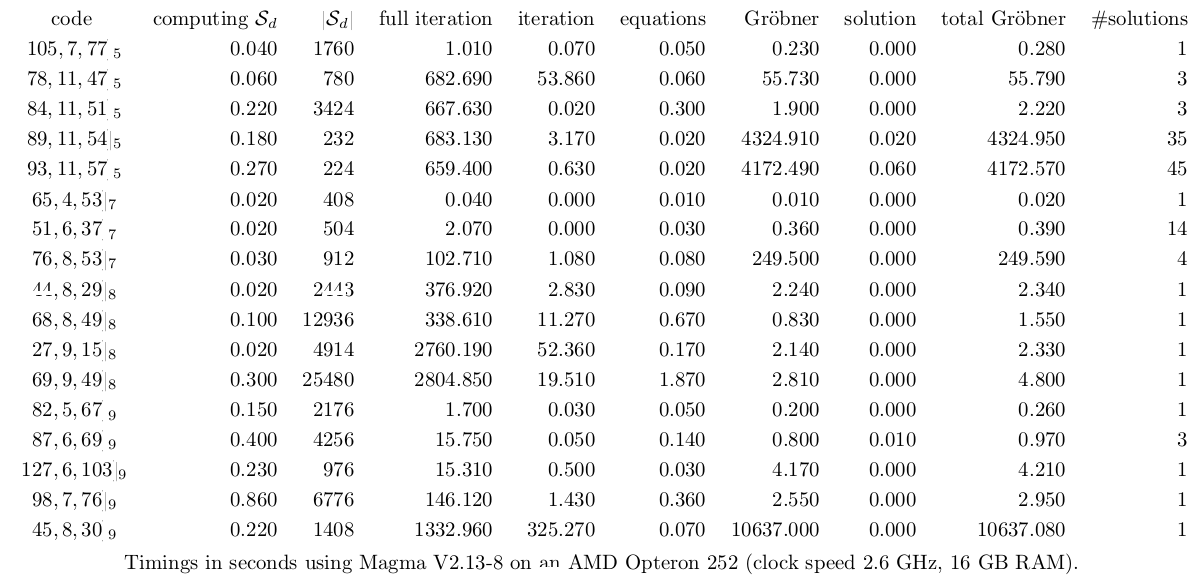
#> input picture removeLines/image/0704.2596v1.2.png, 1204 x 577 px, found by its file name
$ python removeLines.py image/0704.2596v1.2.png
#> lines starting #> are read from the running program, lines starting #| are printed output that depends on the picture
import numpy as np
import sys
import cv2 as cv
import os

def show_wait(winname, img):
    cv.imshow(winname, img)
    cv.moveWindow(winname, 500, 0)
    cv.waitKey(0)
    cv.destroyWindow(winname)

def remove_table_lines(imgPath, remove_horizontal=True, remove_vertical=True):

#> called with remove_horizontal = True, remove_vertical = True
    if not os.path.exists(imgPath):
        print("imageg not exists!")
        return -1

    # Load the image
    src = cv.imread(imgPath, cv.IMREAD_COLOR)
#> src is the input picture: shape (577, 1204, 3); min 0, max 255, mean 243
    if src is None:
        print ('Error opening image: ' + argv[0])
        return -1

    # gray and bin
    if len(src.shape) != 2:
        gray = cv.cvtColor(src, cv.COLOR_BGR2GRAY)
    else:
        gray = src
    show_wait("gray", gray)
    gray_bw = cv.bitwise_not(gray)
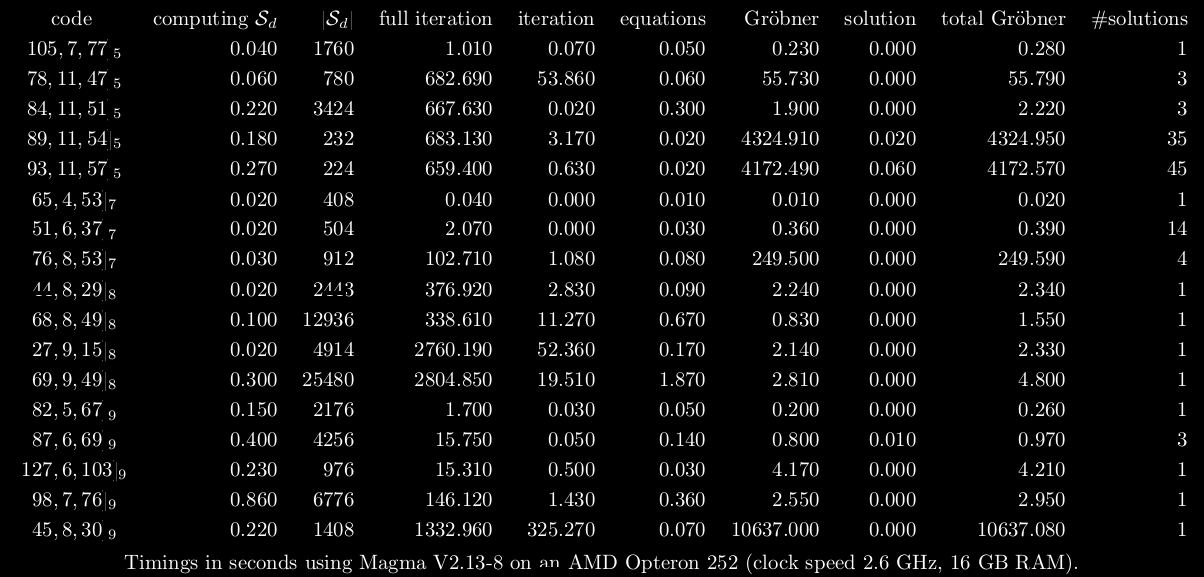
#> gray_bw: shape (577, 1204); min 0, max 255, mean 12
    bw = cv.adaptiveThreshold(gray_bw, 255, cv.ADAPTIVE_THRESH_MEAN_C, \
                                cv.THRESH_BINARY, 15, -2)
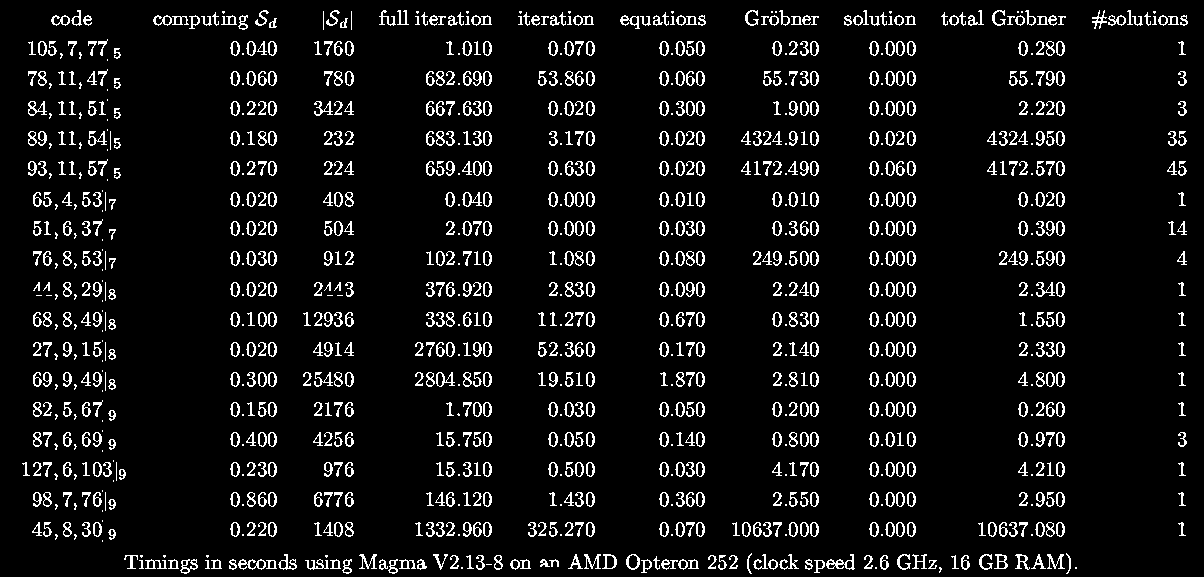
#> bw: shape (577, 1204); 7.3% white in thin lines or dots
    show_wait("binary", bw)

    # initialize
    horizontal = np.copy(bw)
    vertical = np.copy(bw)

    if  remove_horizontal:
        # 1.get bitwise
        cols = horizontal.shape[1]
#> cols = 1204
        horizontal_size = 20  # this parameter is about the metric of font, just try to change it when final effect is not good
        horizontalStructure = cv.getStructuringElement(cv.MORPH_RECT, (horizontal_size, 1))
        horizontal = cv.erode(horizontal, horizontalStructure)
#> horizontal: shape (577, 1204); every value is 0
        horizontal = cv.dilate(horizontal, horizontalStructure)
        horizontal = cv.bitwise_not(horizontal)
#> horizontal: shape (577, 1204); every value is 255
        show_wait("horizontal_bitwise", horizontal)
        # 2.extract edges
        horizontal_edges = cv.adaptiveThreshold(horizontal, 255, cv.ADAPTIVE_THRESH_MEAN_C, \
                                cv.THRESH_BINARY, 3, -2)
        kernel = np.ones((2, 2), np.uint8)
        horizontal_edges = cv.dilate(horizontal_edges, kernel)
        show_wait("dilate_edges", horizontal_edges)
        (rows, cols) = np.where(horizontal_edges > 200)
#> rows = empty array; cols = empty array
        gray[rows, cols] = 255
        # Show image without horizontal_edges
        show_wait("removed horizontal_edges", gray)

    if  remove_vertical:
        # 1.get bitwise
        rows = vertical.shape[0]
#> rows = 577
        vertical_size =  20  # this parameter is about the metric of font, just try to change it when final effect is not good
        verticalStructure = cv.getStructuringElement(cv.MORPH_RECT, (1, vertical_size))
        vertical = cv.erode(vertical, verticalStructure)
        vertical = cv.dilate(vertical, verticalStructure)
        vertical = cv.bitwise_not(vertical)
        show_wait("vertical_bitwise", vertical)
        # 2.extract edges
        vertical_edges = cv.adaptiveThreshold(vertical, 255, cv.ADAPTIVE_THRESH_MEAN_C, \
                                    cv.THRESH_BINARY, 3, -2)
        kernel = np.ones((2, 2), np.uint8)
        vertical_edges = cv.dilate(vertical_edges, kernel)
        show_wait("dilate_vertical", vertical_edges)
        (rows, cols) = np.where(vertical_edges > 200)
        gray[rows, cols] = 255
        # Show image without vertical_edges
        show_wait("removed vertical_edges", gray)

    return 0

if __name__ == "__main__":
    image_Path = r"\Users\Shared\Files\ From\ d.localized\2020fall\ study\thinklab\code\newGFTE\SciTSR\train\img\0704.2596v1.2.png"
    #image_Path = r"C:\Users\zhak\GFTE\output\img\0801.2890v1.1.png"
    remove_table_lines(image_Path, True, True)
